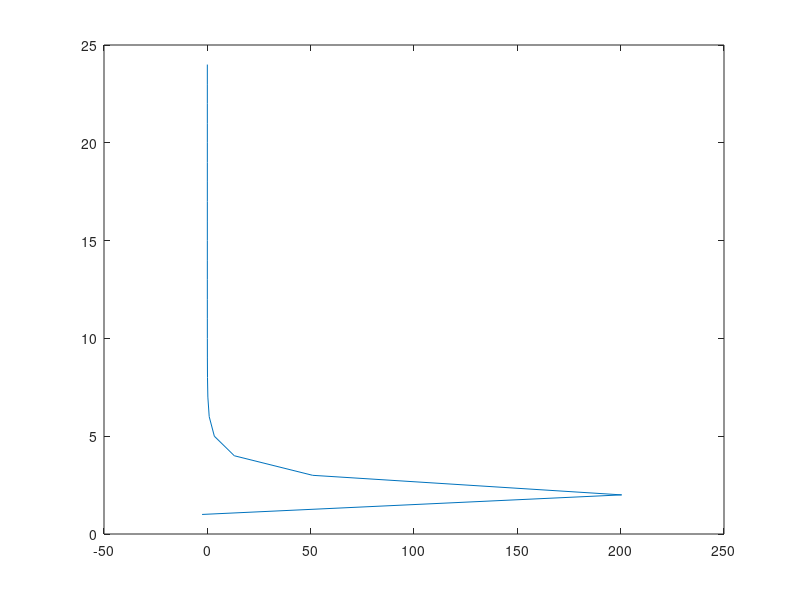

The MATLAB script that drew this image:
function SORAlgorithm
n=16;
B = -1 + (1+1)*rand(n,1);
A=zeros(n,n);
L =zeros(n,n);
U =zeros(n,n);
k=1;
d = 6;
w = 0.5;
y(1) = 1;
for i=1:n
x(i,1)=1;
end
f(1) = ((0.5)*(x(:,1))'*A*x(:,1))-(B'*x(:,1));
for i=1:n
    for j=1:n
        if(i>=j)
            A(i,j) = -1 + (1+1)*rand(1,1);
        end
        A(j,i)=A(i,j);
        if(i==j)
            A(i,j)=A(i,j)+100;
        end
    end
end
for i=1:n
    for j=1:n
    if(i<j)
        U(i,j)=A(i,j);
    end
    if(i>j)
        L(i,j) = A(i,j);
    end
    end
end
D = A - (L+U);
N =D+(w*L);
M = ((1-w)*D)-(w*U);
while(true)
    inter1 = inv(N)*M*(x(:,k));
    inter2 = inv(N)*B;
    x(:,k+1) = inter1+inter2;
    inter3 = (0.5)* (x(:,k+1))'*A*x(:,k+1);
    inter4 = B' * x(:,k+1);
    f(k+1)= inter3 - inter4;
    y(k+1)=k+1;
    if(norm((x(:,k+1))-(x(:,k))) < (10^(-d)))
        break;
    end
    k=k+1;
end
display(A);
display(B);
display(f);
display(y);
plot(f,y);
end